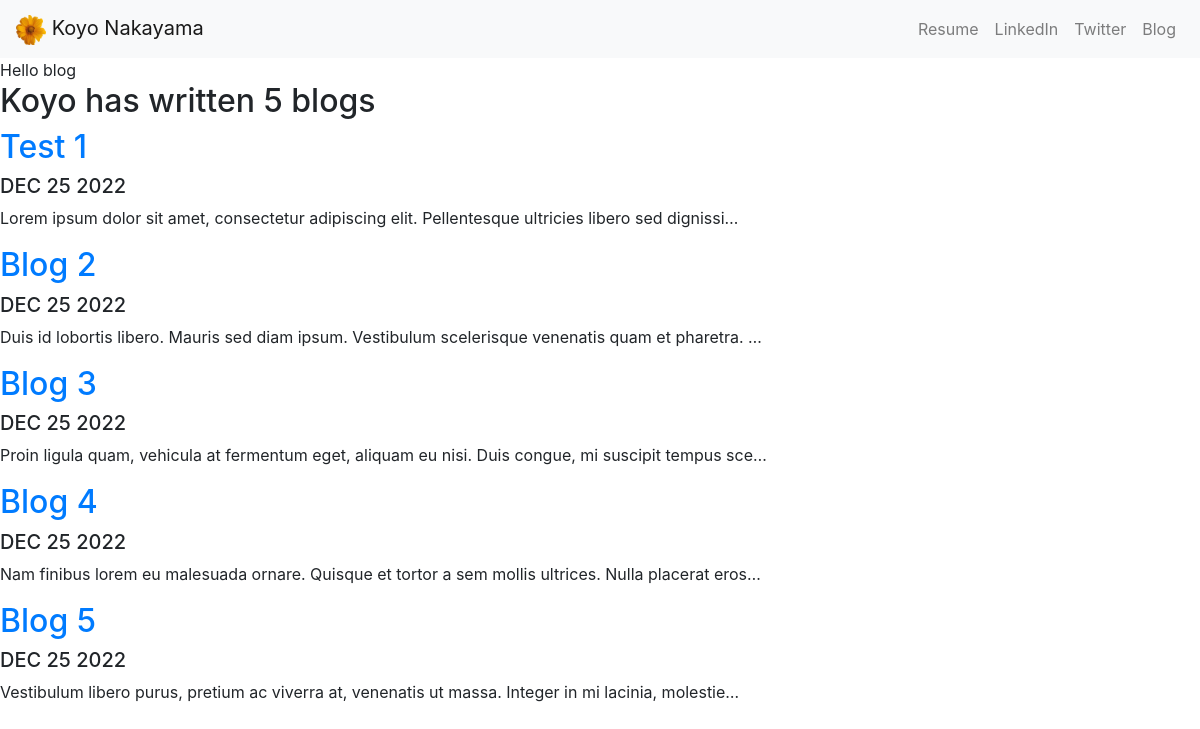
Screenshot of /blog/ with the database file from the repository.
### blog/models.py (models this page shows, shortened)
class Blog(models.Model):
    title = models.CharField(max_length=200)
    description = models.TextField()
    date = models.DateField()

### blog/views.py (the view)
# urls.py: path('', views.all_blogs, name='all_blogs'),
def all_blogs(request):
    blogs = Blog.objects.order_by('-date')
    return render(request, 'blog/all_blogs.html', {'blogs':blogs})

### blog/templates/blog/all_blogs.html
{% extends 'portfolio/base.html' %}
{% block content %}
Hello blog
<h2>Koyo has written {{ blogs.count }} blog{{ blogs.count | pluralize }}</h2>
{% for blog in blogs %}
<a href="{% url 'blog:detail' blog.id %}"><h2>{{ blog.title }}</h2></a>
<h5>{{ blog.date | date:'M d Y' | upper }}</h5>
<p>{{ blog.description | striptags | truncatechars:100 }}</p>
{% endfor %}
{% endblock %}

### rows the page displays
Blog: title "Test 1", date "DEC 25 2022", description "Lorem ipsum dolor sit amet, consectetur adipiscing elit. Pellentesque ultricies libero sed dignissi…"
Blog: title "Blog 2", date "DEC 25 2022", description "Duis id lobortis libero. Mauris sed diam ipsum. Vestibulum scelerisque venenatis quam et pharetra. …"
Blog: title "Blog 3", date "DEC 25 2022", description "Proin ligula quam, vehicula at fermentum eget, aliquam eu nisi. Duis congue, mi suscipit tempus sce…"
Blog: title "Blog 4", date "DEC 25 2022", description "Nam finibus lorem eu malesuada ornare. Quisque et tortor a sem mollis ultrices. Nulla placerat eros…"
Blog: title "Blog 5", date "DEC 25 2022", description "Vestibulum libero purus, pretium ac viverra at, venenatis ut massa. Integer in mi lacinia, molestie…"

### other values shown
{{ blogs.count }} "5"
{{ blogs.count | pluralize }} "s"
